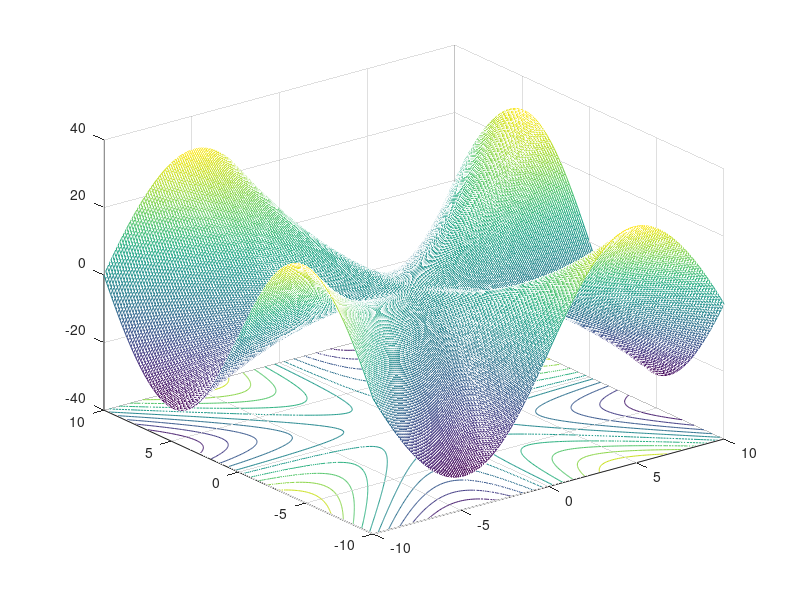

Here is the MATLAB script that generated this plot:
dx = -10:0.1:10;
dy = -10:0.1:10;
[x,y] = meshgrid(dx,dy);

for i = 1:length(x)
    if x(i) == 0 && y(i) == 0
        z = 0;
    else
        z = (x.^3.*y-x.*y.^3)./(x.^2 + y.^2);
    end
end

meshc(x,y,z)
